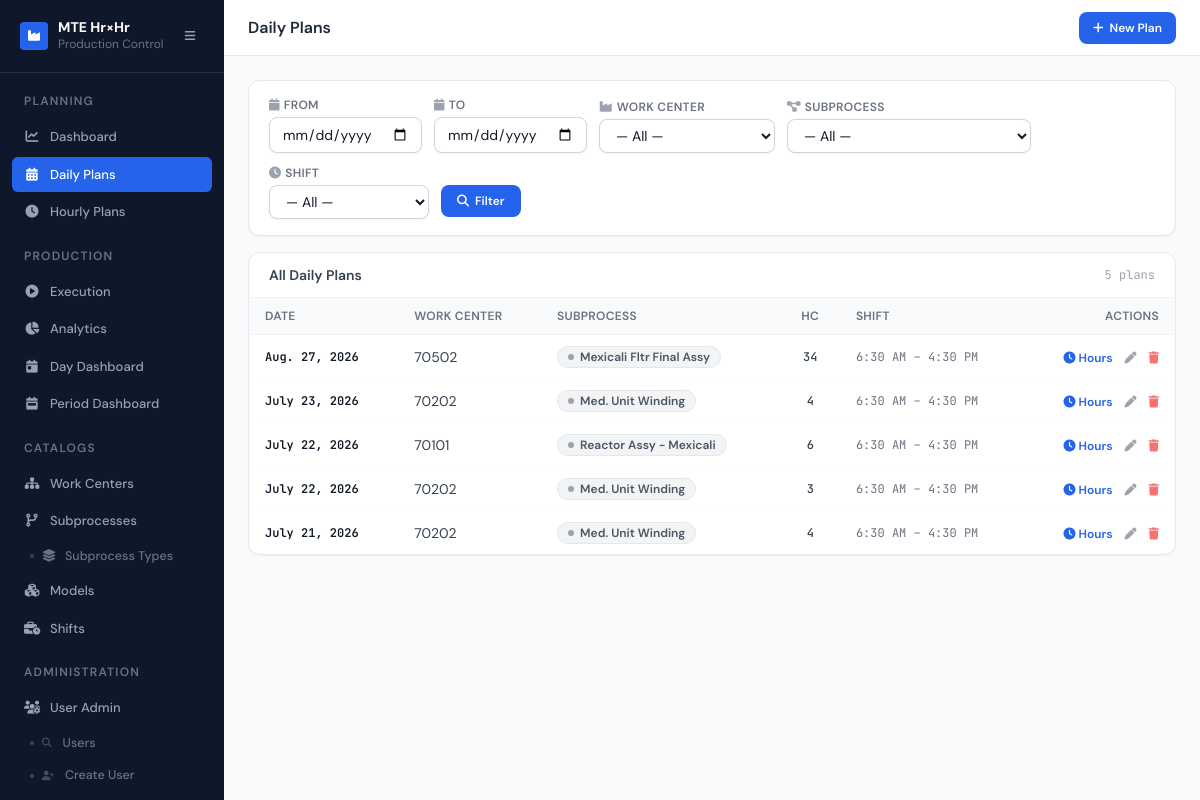
The page /plans/ (signed in) on the database as committed earlier.
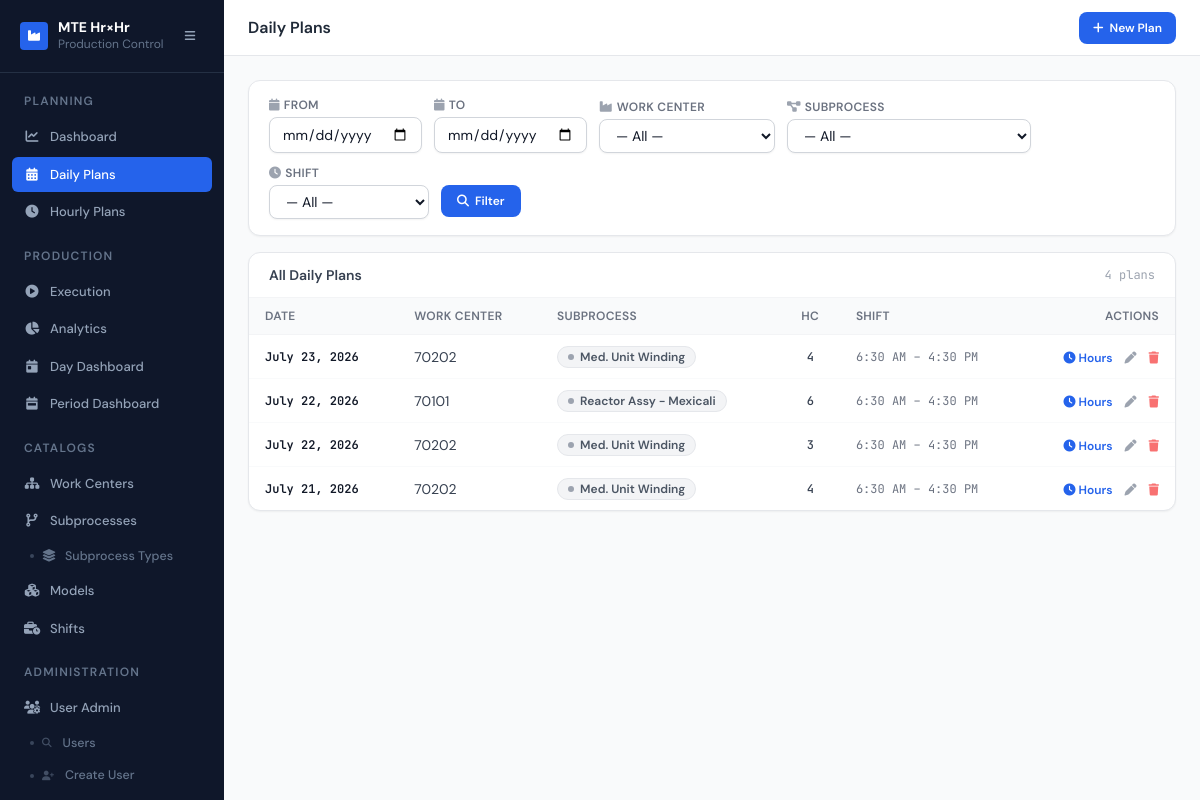
The same page on the database as committed later.
### planning/models.py (models this page shows, shortened)
class DailyPlan(models.Model):
    date        = models.DateField()
    work_center = models.ForeignKey(WorkCenter, on_delete=models.CASCADE)
    subprocess  = models.ForeignKey(SubProcess, on_delete=models.CASCADE)
    headcount   = models.IntegerField()
    shift       = models.ForeignKey(
        Shift, on_delete=models.PROTECT, related_name="daily_plans",
        null=True, blank=True,
    )
    operator    = models.ForeignKey(
        User, on_delete=models.SET_NULL, null=True, blank=True,
        related_name="operated_daily_plans",
        help_text="Operator running this line for the shift.",
    )
    operator_name = models.CharField(max_length=150, blank=True)
    created_by      = models.ForeignKey(
        User, null=True, blank=True, on_delete=models.SET_NULL,
        related_name="plans_created",
    )
    created_by_name = models.CharField(max_length=150, blank=True)
    created_at      = models.DateTimeField(default=timezone.now)
    updated_by      = models.ForeignKey(
        User, null=True, blank=True, on_delete=models.SET_NULL,
        related_name="plans_updated",
    )
    updated_by_name = models.CharField(max_length=150, blank=True)
    updated_at      = models.DateTimeField(auto_now=True)
    class Meta:
        verbose_name    = "Daily Plan"
        unique_together = [["date", "subprocess", "shift"]]
        indexes         = [
            models.Index(fields=["date"]),
            models.Index(fields=["work_center", "date"]),
            models.Index(fields=["shift", "date"]),
            models.Index(fields=["operator"]),
        ]

### core/models.py (models this page shows, shortened)
class AuditMixin(models.Model):
    created_by = models.ForeignKey(User, null=True, blank=True, on_delete=models.SET_NULL,
                                   related_name='+', verbose_name="Created by")
    updated_by = models.ForeignKey(User, null=True, blank=True, on_delete=models.SET_NULL,
                                   related_name='+', verbose_name="Updated by")
    created_by_name = models.CharField(max_length=150, blank=True)
    updated_by_name = models.CharField(max_length=150, blank=True)
    created_at = models.DateTimeField(default=timezone.now)
    updated_at = models.DateTimeField(default=timezone.now)
    class Meta:
        abstract = True

class WorkCenter(AuditMixin, models.Model):
    name        = models.CharField(max_length=100)
    description = models.TextField(blank=True)
    is_active   = models.BooleanField(default=True)
    class Meta:
        verbose_name        = "Work Center"
        verbose_name_plural = "Work Centers"

class SubProcess(AuditMixin, models.Model):
    work_center      = models.ForeignKey(WorkCenter, on_delete=models.CASCADE)
    name             = models.CharField(max_length=100)
    subprocess_type  = models.ForeignKey(
        SubProcessType,
        on_delete=models.PROTECT,
        related_name="subprocesses",
        verbose_name="Tipo de subprocess",
        null=True,   # temporarily nullable during migration
        blank=True,
    )
    class Meta:
        verbose_name        = "Sub Process"
        verbose_name_plural = "Sub Processes"

class Shift(models.Model):
    DAYS_OF_WEEK = [
        (0, 'Monday'),   (1, 'Tuesday'),  (2, 'Wednesday'),
        (3, 'Thursday'), (4, 'Friday'),   (5, 'Saturday'),
        (6, 'Sunday'),
    ]
    name       = models.CharField(max_length=100, unique=True)
    code       = models.CharField(max_length=20, unique=True,
                                  help_text="Short identifier, e.g. DAY, AFT, NGT")
    start_time = models.TimeField()
    end_time   = models.TimeField()
    is_active  = models.BooleanField(default=True)
    days_of_week = models.JSONField(
        default=list, blank=True,
        help_text="Días de la semana: 0=Lunes, 1=Martes … 6=Domingo",
    )
    created_at = models.DateTimeField(default=timezone.now)
    updated_at = models.DateTimeField(default=timezone.now)
    class Meta:
        verbose_name        = "Shift"
        verbose_name_plural = "Shifts"
        ordering            = ["start_time", "name"]

### planning/views.py (the view)
# urls.py: path("plans/",                      views.daily_plan_list,   name="daily_plan_list"),
@login_required
def daily_plan_list(request):
    plans = DailyPlan.objects.select_related("work_center", "subprocess", "shift").order_by("-date")
    date_from = request.GET.get("date_from", "").strip()
    date_to   = request.GET.get("date_to",   "").strip()
    wc_id     = request.GET.get("work_center","").strip()
    sp_id     = request.GET.get("subprocess", "").strip()
    shift_id  = request.GET.get("shift",      "").strip()
    if date_from: plans = plans.filter(date__gte=date_from)
    if date_to:   plans = plans.filter(date__lte=date_to)
    if wc_id:     plans = plans.filter(work_center_id=wc_id)
    if sp_id:     plans = plans.filter(subprocess_id=sp_id)
    if shift_id:  plans = plans.filter(shift_id=shift_id)
    return render(request, "planning/plan_list.html", {
        "plans":        plans,
        "work_centers": WorkCenter.objects.filter(is_active=True).order_by("name"),
        "subprocesses": SubProcess.objects.select_related("work_center")
                                  .order_by("work_center__name", "name"),
        "shifts":       Shift.objects.filter(is_active=True).order_by("start_time"),
        "filter":       {"date_from": date_from, "date_to": date_to,
                         "work_center": wc_id, "subprocess": sp_id,
                         "shift": shift_id},
        "can_write":    _role(request) in {"leader", "admin", "supervisor"},
        "can_delete_plan": _role(request) in {"leader", "admin", "supervisor"},
    })

### templates/planning/plan_list.html (shortened to what this page needs)
{% extends "base.html" %}
{% block page_title %}Daily Plans{% endblock %}
{% block header_actions %}
{% if can_write %}
<a href="{% url 'planning:daily_plan_create' %}"
   class="inline-flex items-center gap-1.5 bg-blue-600 hover:bg-blue-700 text-white text-xs font-semibold px-3.5 py-2 rounded-lg transition">
  <i class="fas fa-plus text-xs"></i> New Plan
</a>
{% endif %}
{% endblock %}
{% block content %}
<form method="get" id="filter-form"
      class="bg-white rounded-xl border border-gray-200 shadow-sm px-5 py-4 mb-4">
  <div class="flex flex-wrap items-end gap-3">
    <div class="flex flex-col gap-1 min-w-36">
      <label class="text-xs font-semibold text-gray-500 uppercase tracking-wide">
        <i class="fas fa-calendar mr-1 text-gray-400"></i>From
      </label>
      <input type="date" name="date_from" value="{{ filter.date_from }}"
             class="rounded-lg border border-gray-300 px-3 py-1.5 text-sm shadow-sm
                    focus:border-blue-500 focus:ring-1 focus:ring-blue-500 focus:outline-none">
    </div>
    <div class="flex flex-col gap-1 min-w-36">
      <label class="text-xs font-semibold text-gray-500 uppercase tracking-wide">
        <i class="fas fa-calendar mr-1 text-gray-400"></i>To
      </label>
      <input type="date" name="date_to" value="{{ filter.date_to }}"
             class="rounded-lg border border-gray-300 px-3 py-1.5 text-sm shadow-sm
                    focus:border-blue-500 focus:ring-1 focus:ring-blue-500 focus:outline-none">
    </div>
    <div class="flex flex-col gap-1 min-w-44">
      <label class="text-xs font-semibold text-gray-500 uppercase tracking-wide">
        <i class="fas fa-industry mr-1 text-gray-400"></i>Work Center
      </label>
      <select name="work_center"
              class="rounded-lg border border-gray-300 px-3 py-1.5 text-sm shadow-sm
                     focus:border-blue-500 focus:ring-1 focus:ring-blue-500 focus:outline-none bg-white">
        <option value="">— All —</option>
      </select>
    </div>
    <div class="flex flex-col gap-1 min-w-48">
      <label class="text-xs font-semibold text-gray-500 uppercase tracking-wide">
        <i class="fas fa-diagram-project mr-1 text-gray-400"></i>Subprocess
      </label>
      <select name="subprocess"
              class="rounded-lg border border-gray-300 px-3 py-1.5 text-sm shadow-sm
                     focus:border-blue-500 focus:ring-1 focus:ring-blue-500 focus:outline-none bg-white">
        <option value="">— All —</option>
      </select>
    </div>
    <div class="flex flex-col gap-1 min-w-40">
      <label class="text-xs font-semibold text-gray-500 uppercase tracking-wide">
        <i class="fas fa-clock mr-1 text-gray-400"></i>Shift
      </label>
      <select name="shift"
              class="rounded-lg border border-gray-300 px-3 py-1.5 text-sm shadow-sm
                     focus:border-blue-500 focus:ring-1 focus:ring-blue-500 focus:outline-none bg-white">
        <option value="">— All —</option>
      </select>
    </div>
    <div class="flex gap-2 pb-0.5">
      <button type="submit"
              class="inline-flex items-center gap-1.5 bg-blue-600 hover:bg-blue-700 text-white
                     text-xs font-semibold px-4 py-2 rounded-lg transition">
        <i class="fas fa-magnifying-glass text-xs"></i> Filter
      </button>
    </div>
  </div>
</form>
<div class="bg-white rounded-xl border border-gray-200 shadow-sm overflow-hidden">
  <div class="px-5 py-3 border-b border-gray-100 flex items-center justify-between">
    <p class="text-sm font-semibold text-gray-700">
      {% if filter.date_from or filter.date_to or filter.work_center %}
        Filtered results
      {% else %}
        All Daily Plans
      {% endif %}
    </p>
    <p class="text-xs text-gray-400 mono">{{ plans|length }} plan{{ plans|length|pluralize:"s" }}</p>
  </div>
  {% if plans %}
  <div class="overflow-x-auto">
    <table class="min-w-full text-sm">
      <thead>
        <tr class="bg-gray-50 border-b border-gray-100">
          <th class="px-4 py-2.5 text-left text-xs font-semibold text-gray-500 uppercase tracking-wide">Date</th>
          <th class="px-4 py-2.5 text-left text-xs font-semibold text-gray-500 uppercase tracking-wide">Work Center</th>
          <th class="px-4 py-2.5 text-left text-xs font-semibold text-gray-500 uppercase tracking-wide">Subprocess</th>
          <th class="px-4 py-2.5 text-center text-xs font-semibold text-gray-500 uppercase tracking-wide">HC</th>
          <th class="px-4 py-2.5 text-left text-xs font-semibold text-gray-500 uppercase tracking-wide">Shift</th>
          <th class="px-4 py-2.5 text-right text-xs font-semibold text-gray-500 uppercase tracking-wide">Actions</th>
        </tr>
      </thead>
      <tbody class="divide-y divide-gray-50">
        {% for plan in plans %}
        <tr class="transition-colors hover:bg-gray-50/60">
          <td class="px-4 py-2.5 font-semibold text-gray-900 mono text-xs">{{ plan.date }}</td>
          <td class="px-4 py-2.5 text-gray-700">{{ plan.work_center.name }}</td>
          <td class="px-4 py-2.5">
            {% with sp=plan.subprocess %}
            {% include "includes/subprocess_badge.html" %}
            {% endwith %}
          </td>
          <td class="px-4 py-2.5 text-center font-medium text-gray-700 mono text-xs">{{ plan.headcount }}</td>
          <td class="px-4 py-2.5 mono text-xs text-gray-500">
            {{ plan.shift.start_time|time:"g:i A" }} – {{ plan.shift.end_time|time:"g:i A" }}
          </td>
          <td class="px-4 py-2.5 text-right">
            <div class="inline-flex items-center gap-3">
              <a href="{% url 'planning:hourly_plan' plan.id %}"
                 class="text-xs font-semibold text-blue-600 hover:text-blue-800 transition"
                 title="Enter hourly targets">
                <i class="fas fa-clock"></i> Hours
              </a>
              {% if can_write %}
<a href="{% url 'planning:daily_plan_update' plan.id %}"
                 class="text-xs text-gray-400 hover:text-gray-700 transition" title="Edit">
                <i class="fas fa-pen"></i>
              </a>
{% else %}
<span class="text-xs text-gray-200 cursor-not-allowed" title="Only Leaders and Admins can edit plans. Your role is {{ user.profile.role_label }}."><i class="fas fa-pen"></i></span>
{% endif %}
              {% if can_delete_plan %}
<a href="{% url 'planning:daily_plan_delete' plan.id %}"
                 class="text-xs text-red-400 hover:text-red-600 transition" title="Delete">
                <i class="fas fa-trash"></i>
              </a>
{% else %}
<span class="text-xs text-gray-200 cursor-not-allowed" title="Only Leaders and Admins can delete plans. Your role is {{ user.profile.role_label }}."><i class="fas fa-trash"></i></span>
{% endif %}
            </div>
          </td>
        </tr>
        {% endfor %}
      </tbody>
    </table>
  </div>
  {% endif %}
</div>
{% endblock %}

### templates/includes/subprocess_badge.html
<span class="inline-flex items-center gap-1.5 px-2.5 py-0.5 rounded-full text-xs font-semibold border
  {% if sp.process_type == 'normal' %}
    bg-blue-50 text-blue-700 border-blue-200
  {% elif sp.process_type == 'winding' %}
    bg-violet-50 text-violet-700 border-violet-200
  {% elif sp.process_type == 'braze' %}
    bg-amber-50 text-amber-700 border-amber-200
  {% elif sp.process_type == 'wind_braze' %}
    bg-teal-50 text-teal-700 border-teal-200
  {% else %}
    bg-gray-100 text-gray-600 border-gray-200
  {% endif %}">
  <span class="w-1.5 h-1.5 rounded-full
    {% if sp.process_type == 'normal' %}bg-blue-400
    {% elif sp.process_type == 'winding' %}bg-violet-400
    {% elif sp.process_type == 'braze' %}bg-amber-400
    {% elif sp.process_type == 'wind_braze' %}bg-teal-400
    {% else %}bg-gray-400{% endif %}">
  </span>
  {{ sp.name }}
</span>

Rows that differ between the two databases and show on the page:
removed DailyPlan: date "Aug. 27, 2026", work_center.name "70502", subprocess.name "Mexicali Fltr Final Assy", headcount "34", shift.start_time "6:30 AM", shift.end_time "4:30 PM"
Other text that changed with them:
{{ plans|length }}: "5" → "4"
